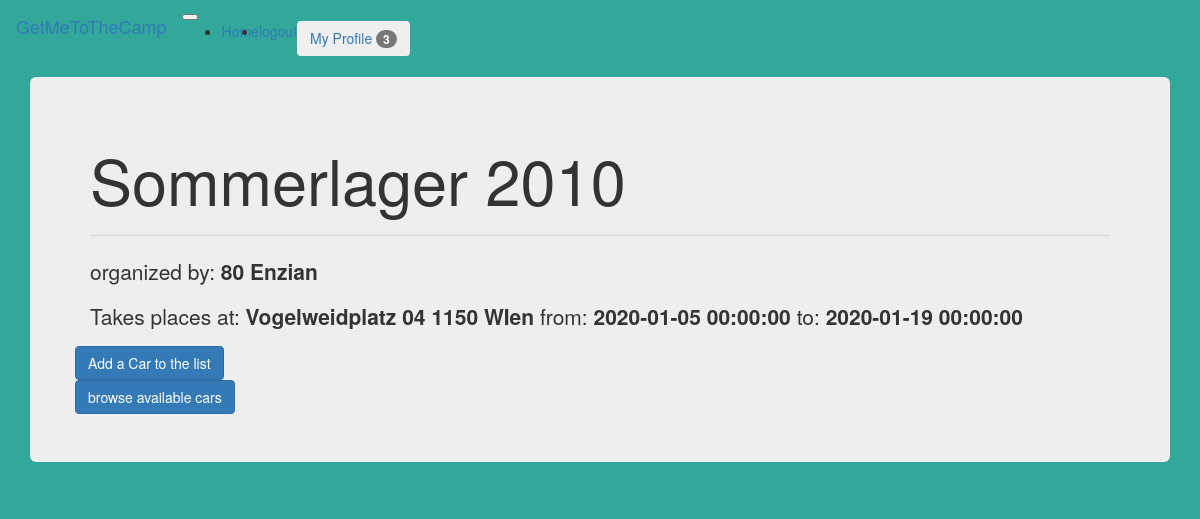
The page /camp/1 (signed in) on the database its author committed.
### model/models.py (models this page shows, shortened)
class Camp(db.Model):
	id = db.Column(db.Integer,primary_key = True)
	owner_id = db.Column(db.Integer,db.ForeignKey("user.id"))
	name = db.Column(db.String(128), index = True)
	group =db.Column(db.String(64), index = True)
	location= db.Column(db.String(128), index = True)
	start_date= db.Column(db.DateTime, index = True,nullable = True )
	end_date= db.Column(db.DateTime, index = True,nullable = True )
	key = db.Column(db.String(8), index = True, unique = True)
	linked_car = db.relationship("Car",backref="car_id",lazy="dynamic")

### routes/Routes.py (the view, shortened to what this page needs)
@app.route("/camp/<campId>",methods =["GET","POST"])
@login_required
def camp(campId):
	count =get_notification_count()
	form= Create_car()
	camp = Camp.query.filter_by(id=campId).first()
	cars= Car.query.filter_by(linked_camp=campId).all()
	seats=Seat.query.join(Car).filter_by(linked_camp=campId).all()
	if request.method == "GET":
		camp = Camp.query.filter_by(id=campId).first()
		cars= Car.query.filter_by(linked_camp=campId).all()
		seats=Seat.query.join(Car).filter_by(linked_camp=campId).all()
		return render_template("camp.html",camp=camp,cars=cars,form=form,seats=seats,notif_c=count)
	return render_template("camp.html",camp=camp,cars=cars,form=form,seats=seats)

### model/models.py (called while the page is built)
@login.user_loader
def load_user(id):
	return User.query.get(int(id))

### routes/Routes.py (called while the page is built)
def get_notification_count():
	if current_user.is_authenticated:
		notifs = ReservationReq.query.filter(ReservationReq.requestor_id == current_user.id or ReservationReq.owner_id == current_user.id).all()
		count = str(len(notifs))
		return count

### templates/camp.html (shortened to what this page needs)
{% extends "base.html" %}
{% block app_content %}
<div class="container">
 <div class="jumbotron mt-3 shadow-sm">
<h1 class="display-4">{{camp.name}}</h1>
<hr class="my-4">
<p>organized by: <b>{{camp.group}}</b></p>
<p>Takes places at: <b>{{camp.location}}</b> from: <b>{{camp.start_date}}</b> to: <b>{{camp.end_date}}</b> </p>
<div class="row">
        <div class="col">
        <button class="btn btn-primary w-100" type="button" data-toggle="collapse" data-target="#collapseCreateCar" aria-expanded="false" aria-controls="collapseExample">
        Add a Car to the list
        </button>
        </div>
        <div class="col">
        <button class="btn btn-primary w-100" type="button" data-toggle="collapse" data-target="#collapseShowCars" aria-expanded="false" aria-controls="collapseExample">
        browse available cars
        </button>
        </div>
</div>
</div>
{% endblock %}

### static/css/styles.css (style rules this page uses)
body { background-color: #32a89b; }

### rows shown on the page
Camp: name "Sommerlager 2010", group "80 Enzian", location "Vogelweidplatz 04 1150 WIen", start_date "2020-01-05 00:00:00", end_date "2020-01-19 00:00:00"

### other values the page prints
{{ notif_c }} "3"
